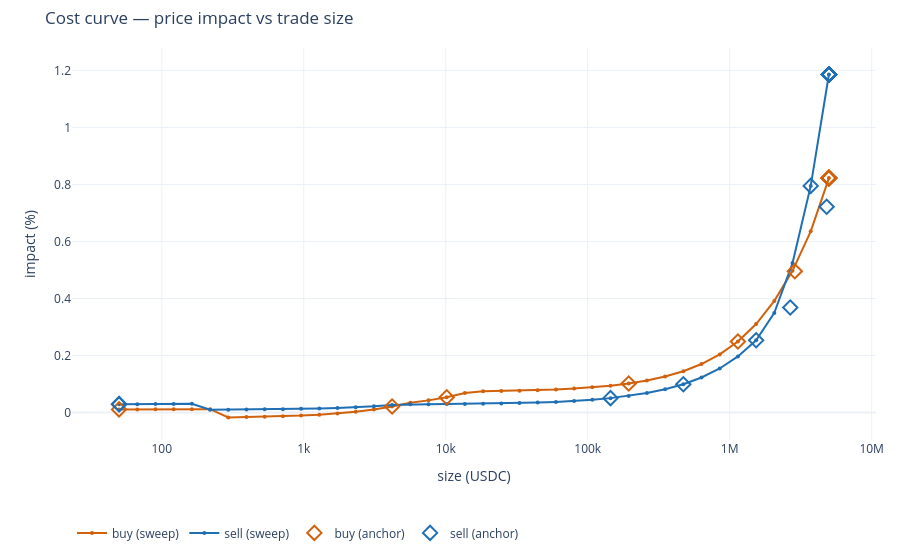

Here is the notebook cell this chart was saved with:
### Markdown cell above
## 4. Charts

The figures live in `price_of_ethereum.charts`, so the same builders draw them
here or from your own code. Pass the token symbols and the axes carry real
units; leave them out and they read `token` / `numeraire`. Prices are always
numeraire per token, and sizes are in numeraire units — pass the band the run
recorded so the shading marks the rungs the mid was actually voted from.

### Code cell
from price_of_ethereum.charts import book_map_figure, cost_curve_figure, spread_curve_figure

cost_curve_figure(rows, numeraire_symbol=NUMERAIRE_SYMBOL).show()

### Figure 1 — Plotly figure (JSON) as saved in the notebook; plotly's stock layout.template omitted (floating-point values rounded to 4 significant figures)
{"data": [{"line": {"color": "#d1610b", "width": 2}, "marker": {"size": 4}, "mode": "lines+markers", "name": "buy (sweep)", "x": [50.0, 67.17, 90.24, 121.2, 162.9, 218.8, 293.9, 394.8, 530.4, 712.6, 957.2, 1286.0, 1728.0, 2321.0, 3118.0, 4188.0, 5627.0, 7559.0, 10150.0, 13640.0, 18330.0, 24620.0, 33070.0, 44430.0, 59690.0, 80190.0, 107700.0, 144700.0, 194400.0, 261200.0, 350900.0, 471300.0, 633200.0, 850600.0, 1143000.0, 1535000.0, 2062000.0, 2771000.0, 3722000.0, 5000000.0], "y": [0.01113, 0.0112, 0.0113, 0.01143, 0.01161, 0.01184, -0.01689, -0.0159, -0.01458, -0.0128, -0.01041, -0.007193, -0.002876, 0.002924, 0.01072, 0.02118, 0.03468, 0.04284, 0.05381, 0.06853, 0.07468, 0.07565, 0.07697, 0.07873, 0.0811, 0.08429, 0.08857, 0.09432, 0.102, 0.1124, 0.1264, 0.1451, 0.1702, 0.204, 0.2494, 0.3104, 0.3917, 0.4972, 0.6356, 0.8224], "type": "scatter"}, {"line": {"color": "#1f6fb4", "width": 2}, "marker": {"size": 4}, "mode": "lines+markers", "name": "sell (sweep)", "x": [50.0, 67.17, 90.24, 121.2, 162.9, 218.8, 293.9, 394.8, 530.4, 712.6, 957.2, 1286.0, 1728.0, 2321.0, 3118.0, 4188.0, 5627.0, 7559.0, 10150.0, 13640.0, 18330.0, 24620.0, 33070.0, 44430.0, 59690.0, 80190.0, 107700.0, 144700.0, 194400.0, 261200.0, 350900.0, 471300.0, 633200.0, 850600.0, 1143000.0, 1535000.0, 2062000.0, 2771000.0, 3722000.0, 5000000.0], "y": [0.02947, 0.02966, 0.02992, 0.03027, 0.03074, 0.01001, 0.01033, 0.01075, 0.01132, 0.01209, 0.01313, 0.01452, 0.01638, 0.01888, 0.02225, 0.02677, 0.02909, 0.02939, 0.0298, 0.03034, 0.03106, 0.03204, 0.03336, 0.03512, 0.03749, 0.04067, 0.04495, 0.05069, 0.05838, 0.06845, 0.08174, 0.09942, 0.123, 0.1546, 0.1969, 0.2537, 0.3495, 0.5242, 0.7949, 1.186], "type": "scatter"}, {"customdata": [[0.01, "nearest_real_quote"], [0.025, "nearest_real_quote"], [0.05, "nearest_real_quote"], [0.1, "nearest_real_quote"], [0.25, "nearest_real_quote"], [0.5, "anchored_bisection"], [25.0, "nearest_real_quote"], [15.0, "nearest_real_quote"], [10.0, "nearest_real_quote"], [7.5, "nearest_real_quote"], [5.0, "nearest_real_quote"], [1.5, "nearest_real_quote"], [2.0, "nearest_real_quote"], [35.0, "nearest_real_quote"], [1.0, "nearest_real_quote"], [0.75, "nearest_real_quote"], [3.0, "nearest_real_quote"], [50.0, "nearest_real_quote"]], "hovertemplate": "target %{customdata[0]}%<br>actual %{y:.4f}%<br>%{customdata[1]}", "marker": {"color": "#d1610b", "line": {"width": 2}, "size": 11, "symbol": "diamond-open"}, "mode": "markers", "name": "buy (anchor)", "x": [50.0, 4188.0, 10150.0, 194400.0, 1143000.0, 2875000.0, 5000000.0, 5000000.0, 5000000.0, 5000000.0, 5000000.0, 5000000.0, 5000000.0, 5000000.0, 5000000.0, 5000000.0, 5000000.0, 5000000.0], "y": [0.01113, 0.02118, 0.05381, 0.102, 0.2494, 0.4955, 0.8224, 0.8224, 0.8224, 0.8224, 0.8224, 0.8224, 0.8224, 0.8224, 0.8224, 0.8224, 0.8224, 0.8224], "type": "scatter"}, {"customdata": [[0.01, "nearest_real_quote"], [0.025, "nearest_real_quote"], [0.05, "nearest_real_quote"], [0.1, "nearest_real_quote"], [0.25, "nearest_real_quote"], [0.5, "anchored_bisection"], [0.75, "nearest_real_quote"], [1.0, "anchored_bisection"], [25.0, "nearest_real_quote"], [15.0, "nearest_real_quote"], [10.0, "nearest_real_quote"], [7.5, "nearest_real_quote"], [1.5, "nearest_real_quote"], [3.0, "nearest_real_quote"], [2.0, "nearest_real_quote"], [35.0, "nearest_real_quote"], [5.0, "nearest_real_quote"], [50.0, "nearest_real_quote"]], "hovertemplate": "target %{customdata[0]}%<br>actual %{y:.4f}%<br>%{customdata[1]}", "marker": {"color": "#1f6fb4", "line": {"width": 2}, "size": 11, "symbol": "diamond-open"}, "mode": "markers", "name": "sell (anchor)", "x": [50.0, 50.0, 144700.0, 471300.0, 1535000.0, 2670000.0, 3722000.0, 4819000.0, 5000000.0, 5000000.0, 5000000.0, 5000000.0, 5000000.0, 5000000.0, 5000000.0, 5000000.0, 5000000.0, 5000000.0], "y": [0.02947, 0.02947, 0.05069, 0.09942, 0.2537, 0.3684, 0.7949, 0.7217, 1.186, 1.186, 1.186, 1.186, 1.186, 1.186, 1.186, 1.186, 1.186, 1.186], "type": "scatter"}], "layout": {"hovermode": "x unified", "legend": {"orientation": "h", "y": -0.2}, "margin": {"b": 48, "l": 72, "r": 24, "t": 48}, "title": {"text": "Cost curve — price impact vs trade size"}, "xaxis": {"dtick": 1, "tickformat": "~s", "title": {"text": "size (USDC)"}, "type": "log"}, "yaxis": {"title": {"text": "impact (%)"}}}}
